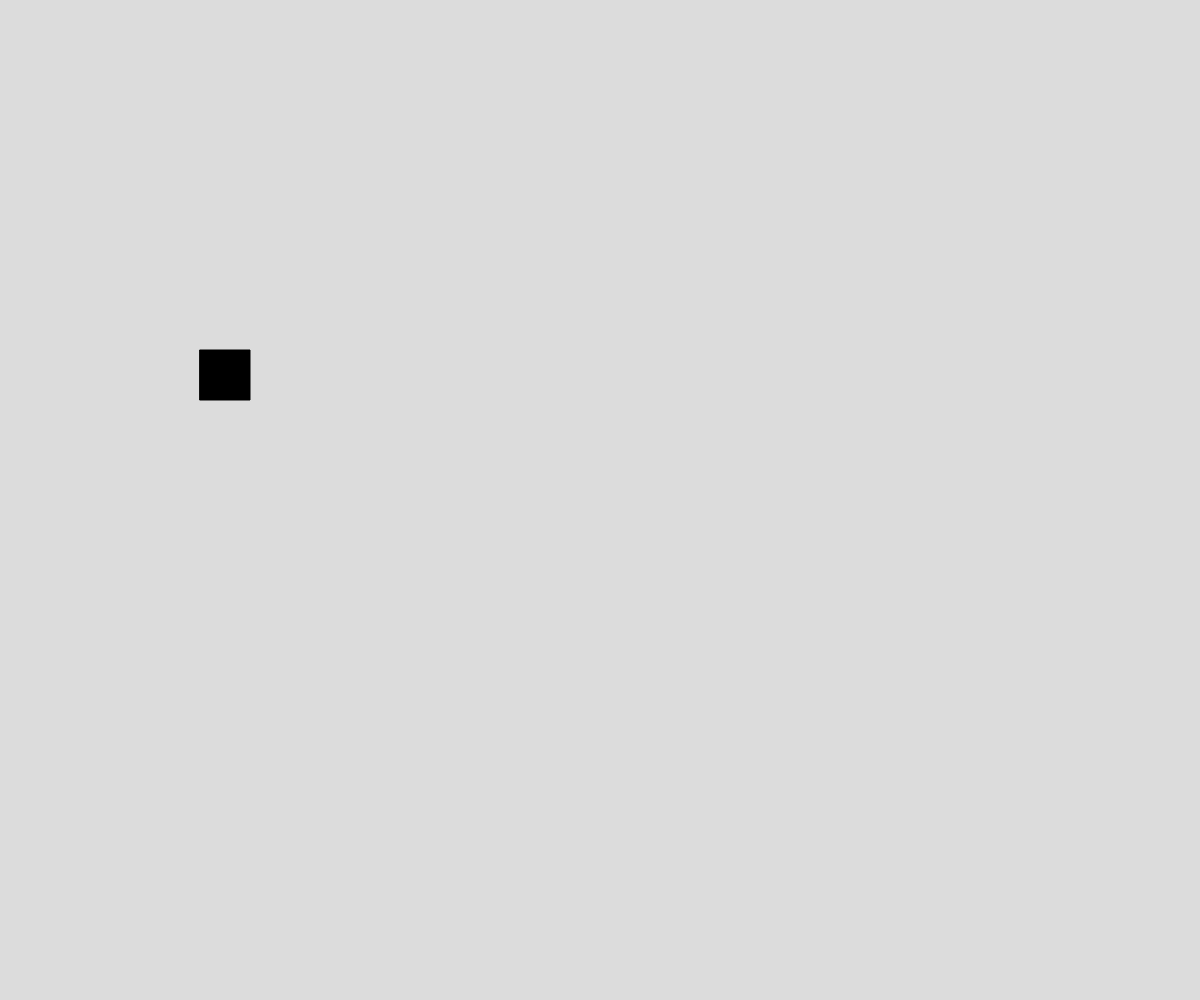
Frame 1 (no input)
Frame 60 (no input): identical to frame 1, image omitted
Frame 120 (the mouse pressed at the canvas centre since frame 60): identical to frame 1, image omitted

The p5.js sketch that drew this single still picture (run headless with seeded random() and noise() and a simulated clock; from frame 60 on, the mouse is pressed at the canvas centre):

// p5.js sketch
// ── sketch.js
let moves = 0;
let cubeX = 200;
let cubeY = 350;

function setup() {
  createCanvas(windowWidth, windowHeight);
}

function draw() {
  background(220);

  fill(0);
  square(cubeX, cubeY, 50);

    //noLoop();
  
  }
  function keyPressed() {
     if (keyCode === RIGHT_ARROW) {
      cubeX += 50;
    } else if (keyCode === LEFT_ARROW) {
      cubeX -= 50;
    } else if (keyCode === UP_ARROW) {
      cubeY -= 50;
    } else if (keyCode === DOWN_ARROW) {
      cubeY += 50;
    }}
